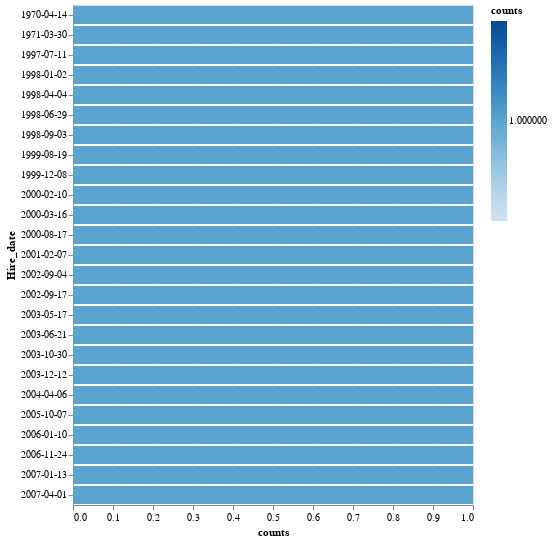

The cell this chart's notebook holds for it:
### Code cell
import pandas as pd
import altair as alt

doc = pd.read_csv('workers.csv', usecols=['Hire_date'])

dwo = pd.DataFrame(doc)

data = pd.DataFrame(dwo.value_counts(ascending=False).iloc[:25])

alt.Chart(data.reset_index().rename(columns={0:"counts"})).mark_bar().encode(
   x='counts',
   y='Hire_date', color ='counts'
)

### Figure 1 — Vega-Lite specification as saved in the notebook (floating-point values rounded to 4 significant figures)
{"config": {"view": {"continuousWidth": 400, "continuousHeight": 300}}, "data": {"name": "data-53b1f23ea2b972bf197c091e61a6bea4"}, "mark": "bar", "encoding": {"color": {"field": "counts", "type": "quantitative"}, "x": {"field": "counts", "type": "quantitative"}, "y": {"field": "Hire_date", "type": "nominal"}}, "$schema": "https://vega.github.io/schema/vega-lite/v4.17.0.json", "datasets": {"data-53b1f23ea2b972bf197c091e61a6bea4": [{"Hire_date": "1970-04-14", "counts": 1}, {"Hire_date": "2002-09-04", "counts": 1}, {"Hire_date": "2007-01-13", "counts": 1}, {"Hire_date": "2006-11-24", "counts": 1}, {"Hire_date": "2006-01-10", "counts": 1}, {"Hire_date": "2005-10-07", "counts": 1}, {"Hire_date": "2004-04-06", "counts": 1}, {"Hire_date": "2003-12-12", "counts": 1}, {"Hire_date": "2003-10-30", "counts": 1}, {"Hire_date": "2003-06-21", "counts": 1}, {"Hire_date": "2003-05-17", "counts": 1}, {"Hire_date": "2002-09-17", "counts": 1}, {"Hire_date": "2001-02-07", "counts": 1}, {"Hire_date": "1971-03-30", "counts": 1}, {"Hire_date": "2000-08-17", "counts": 1}, {"Hire_date": "2000-03-16", "counts": 1}, {"Hire_date": "2000-02-10", "counts": 1}, {"Hire_date": "1999-12-08", "counts": 1}, {"Hire_date": "1999-08-19", "counts": 1}, {"Hire_date": "1998-09-03", "counts": 1}, {"Hire_date": "1998-06-29", "counts": 1}, {"Hire_date": "1998-04-04", "counts": 1}, {"Hire_date": "1998-01-02", "counts": 1}, {"Hire_date": "1997-07-11", "counts": 1}, {"Hire_date": "2007-04-01", "counts": 1}]}}
